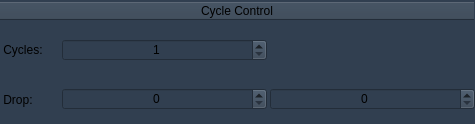
       <widget class="QFrame" name="CycleFrame">
        <property name="minimumSize">
         <size>
          <width>475</width>
          <height>124</height>
         </size>
        </property>
        <property name="maximumSize">
         <size>
          <width>475</width>
          <height>124</height>
         </size>
        </property>
        <property name="styleSheet">
         <string notr="true">background-color: rgb(49, 63, 80);</string>
        </property>
        <property name="frameShape">
         <enum>QFrame::Shape::NoFrame</enum>
        </property>
        <property name="frameShadow">
         <enum>QFrame::Shadow::Plain</enum>
        </property>
        <property name="lineWidth">
         <number>0</number>
        </property>
        <layout class="QGridLayout" name="gridLayout_25">
         <property name="leftMargin">
          <number>0</number>
         </property>
         <property name="topMargin">
          <number>2</number>
         </property>
         <property name="rightMargin">
          <number>0</number>
         </property>
         <property name="bottomMargin">
          <number>0</number>
         </property>
         <property name="horizontalSpacing">
          <number>3</number>
         </property>
         <property name="verticalSpacing">
          <number>0</number>
         </property>
         <item row="2" column="0">
          <widget class="QLabel" name="DropFirstLabel">
           <property name="sizePolicy">
            <sizepolicy hsizetype="Fixed" vsizetype="MinimumExpanding">
             <horstretch>0</horstretch>
             <verstretch>0</verstretch>
            </sizepolicy>
           </property>
           <property name="minimumSize">
            <size>
             <width>59</width>
             <height>23</height>
            </size>
           </property>
           <property name="baseSize">
            <size>
             <width>59</width>
             <height>23</height>
            </size>
           </property>
           <property name="text">
            <string> Drop:</string>
           </property>
          </widget>
         </item>
         <item row="2" column="1">
          <widget class="QSpinBox" name="DropFirstBox">
           <property name="toolTip">
            <string>Drop the first (N) images of each cycle.</string>
           </property>
           <property name="alignment">
            <set>Qt::AlignmentFlag::AlignCenter</set>
           </property>
           <property name="maximum">
            <number>100000</number>
           </property>
          </widget>
         </item>
         <item row="1" column="1">
          <widget class="QSpinBox" name="CyclesBox">
           <property name="toolTip">
            <string>Seperate all images into (N) cycles.</string>
           </property>
           <property name="alignment">
            <set>Qt::AlignmentFlag::AlignCenter</set>
           </property>
           <property name="buttonSymbols">
            <enum>QAbstractSpinBox::ButtonSymbols::UpDownArrows</enum>
           </property>
           <property name="minimum">
            <number>1</number>
           </property>
           <property name="maximum">
            <number>100000</number>
           </property>
          </widget>
         </item>
         <item row="0" column="0" colspan="3">
          <widget class="QTreeWidget" name="CycleHeaderTree">
           <property name="minimumSize">
            <size>
             <width>471</width>
             <height>0</height>
            </size>
           </property>
           <property name="maximumSize">
            <size>
             <width>474</width>
             <height>23</height>
            </size>
           </property>
           <property name="frameShape">
            <enum>QFrame::Shape::NoFrame</enum>
           </property>
           <property name="expandsOnDoubleClick">
            <bool>false</bool>
           </property>
           <column>
            <property name="text">
             <string>Cycle Control</string>
            </property>
            <property name="textAlignment">
             <set>AlignCenter</set>
            </property>
           </column>
          </widget>
         </item>
         <item row="1" column="0">
          <widget class="QLabel" name="CyclesLabel">
           <property name="sizePolicy">
            <sizepolicy hsizetype="Fixed" vsizetype="MinimumExpanding">
             <horstretch>0</horstretch>
             <verstretch>0</verstretch>
            </sizepolicy>
           </property>
           <property name="minimumSize">
            <size>
             <width>59</width>
             <height>23</height>
            </size>
           </property>
           <property name="baseSize">
            <size>
             <width>59</width>
             <height>23</height>
            </size>
           </property>
           <property name="text">
            <string> Cycles:</string>
           </property>
          </widget>
         </item>
         <item row="2" column="2">
          <widget class="QSpinBox" name="DropLastBox">
           <property name="toolTip">
            <string>Drop the Last (N) images of each cycle.</string>
           </property>
           <property name="alignment">
            <set>Qt::AlignmentFlag::AlignCenter</set>
           </property>
           <property name="maximum">
            <number>100000</number>
           </property>
          </widget>
         </item>
        </layout>
       </widget>
